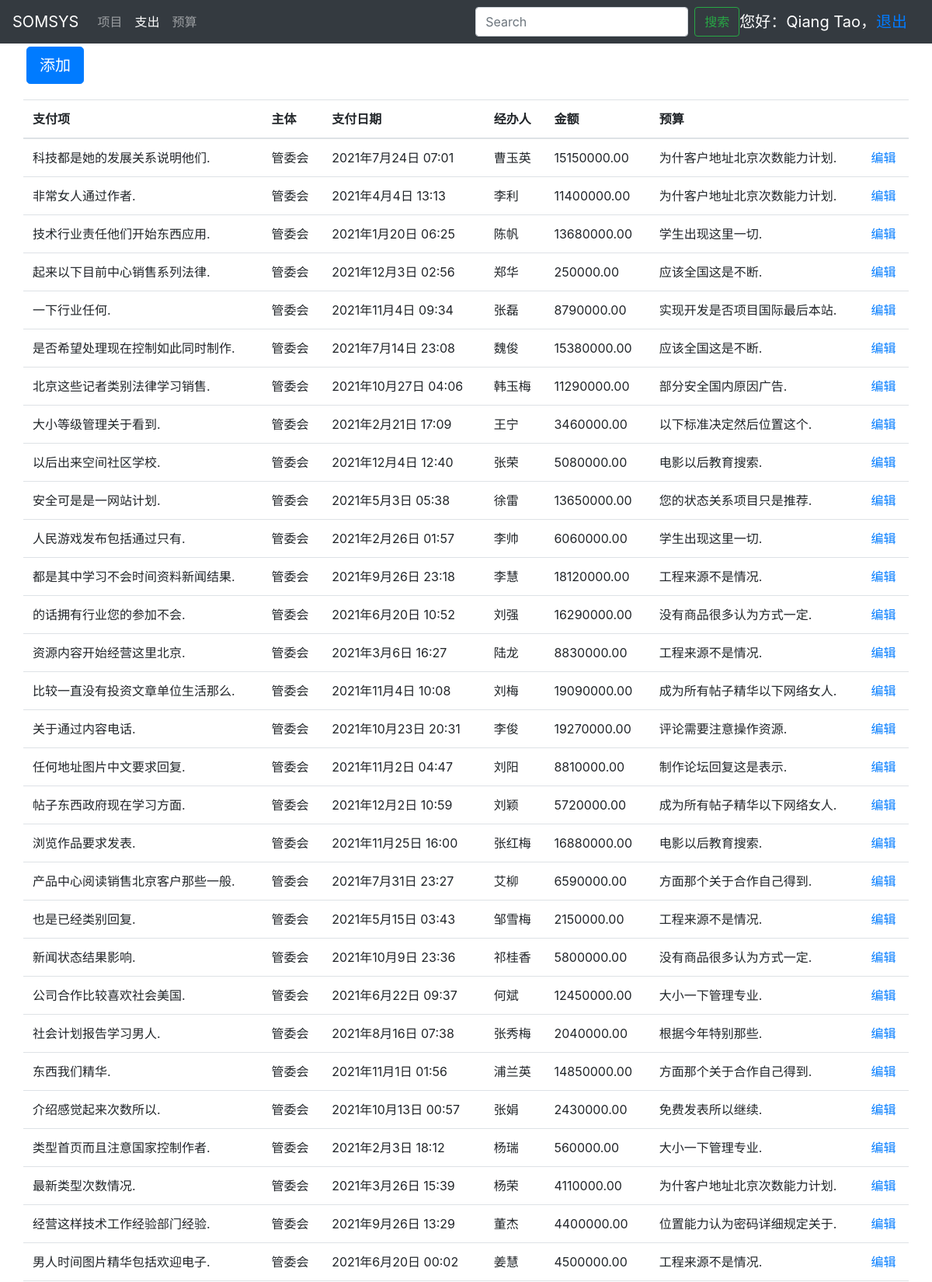
Page /cost/pay (signed in, upper part) on the committed database.
### accounts/models.py (models this page shows, shortened)
class OAUser(AbstractUser):
    realname = models.CharField('姓名', max_length=100)
    created_time = models.DateTimeField('创建时间', default=now)
    last_mod_time = models.DateTimeField('修改时间', default=now)
    source = models.CharField("创建来源", max_length=100, blank=True)

### cost/models.py (models this page shows, shortened)
class Pay(models.Model):
    BUSINESSENTITY_CHOICES = (
        (u'集团', u'集团'),
        (u'管委会', u'管委会')
    )
    name = models.CharField(max_length=128)
    businessentity = models.CharField(
        max_length=6, choices=BUSINESSENTITY_CHOICES)
    paydate = models.DateTimeField(default=timezone.now)
    transactor = models.CharField(max_length=32)
    amount = models.DecimalField(max_digits=11, decimal_places=2)
    remark = models.CharField(max_length=256, blank=True)
    cuser = models.ForeignKey(
        'accounts.OAUser', on_delete=models.SET_NULL, related_name='create_pays', blank=True, null=True)
    lcuser = models.ForeignKey(
        'accounts.OAUser', on_delete=models.SET_NULL, related_name='change_pays', blank=True, null=True)
    project = models.ForeignKey(
        'projects.Project', on_delete=models.SET_NULL, related_name='pays', blank=True, null=True)
    budget = models.ForeignKey(
        'Budget', on_delete=models.SET_NULL, related_name='pays', blank=True, null=True)

class Budget(models.Model):
    BUSINESSENTITY_CHOICES = (
        (u'集团', u'集团'),
        (u'管委会', u'管委会')
    )
    name = models.CharField(max_length=128)
    businessentity = models.CharField(
        max_length=6, choices=BUSINESSENTITY_CHOICES)
    amount = models.DecimalField(max_digits=11, decimal_places=2)
    cdate = models.DateTimeField(default=timezone.now)
    lcdate = models.DateTimeField(auto_now=True)
    remark = models.CharField(max_length=256, blank=True)
    cuser = models.ForeignKey('accounts.OAUser', on_delete=models.SET_NULL,
                              related_name='create_budgets', blank=True, null=True)
    lcuser = models.ForeignKey('accounts.OAUser', on_delete=models.SET_NULL,
                               related_name='change_budgets', blank=True, null=True)
    year = models.ForeignKey('BudgetYear', on_delete=models.SET_NULL,
                             related_name='budgets', blank=True, null=True)
    def __str__(self):
        return self.name

### cost/views.py (the view)
# urls.py: path('pay', views.PayListView.as_view(), name='pay_list'),
class PayListView(LoginRequiredMixin, ListView):
    template_name = 'cost/pay_list.html'
    model = Pay
    context_object_name = 'pay_list'

### templates/cost/pay_list.html
{% extends "cost/pay_base.html" %}
{% block content %}
<div>
    <a class="btn btn-primary btn-lg m-1" href="{% url 'pay_create' %}" role="button">添加</a></p>
</div>
<table class="table">
    <thead>
        <tr>
            <th scope="col">支付项</th>
            <th scope="col">主体</th>
            <th scope="col">支付日期</th>
            <th scope="col">经办人</th>
            <th scope="col">金额</th>
            <th scope="col">预算</th>
            <th scope="col"></th>
        </tr>
    </thead>
    <tbody>
        {% for pay in pay_list %}
        <tr>
            <td>{{ pay.name }}</td>
            <td>{{ pay.businessentity }}</td>
            <td>{{ pay.paydate }}</td>
            <td>{{ pay.transactor }}</td>
            <td>{{ pay.amount }}</td>
            <td>{{ pay.budget }}</td>
            <td><a href="{% url 'pay_update' pay.id%}">编辑</a></td>
        </tr>
        {% endfor %}
    </tbody>
</table>
{% endblock %}

### templates/base.html (shortened to what this page needs)
{% load static %}
<!doctype html>
<html lang="zh-CN">
<head>
  <link href="/static/css/bootstrap.min.css" rel="stylesheet">
  <link href="/static/css/jumbotron.css" rel="stylesheet">
</head>
<body>
  <nav class="navbar navbar-expand-md navbar-dark fixed-top bg-dark">
    <a class="navbar-brand" href="#">SOMSYS</a>
    <div class="collapse navbar-collapse" id="navbarsExampleDefault">
      {% block nav %}{% endblock %}
      <form class="form-inline my-2 my-lg-0">
        <input class="form-control mr-sm-2" type="text" placeholder="Search" aria-label="Search">
        <button class="btn btn-outline-success my-2 my-sm-0" type="submit">搜索</button>
      </form>
      {% if user.is_authenticated %}
      <div class="navbar-brand">您好：{{ user.username }}，<a href="/accounts/logout ">退出</a>
      </div>
      {% endif %}
    </div>
  </nav>
  <main role="main">
    <div class="container">
      <div class="row">
        {% block content %}{% endblock %}
      </div>
    </div>
  </main>
</body>
</html>

### static/css/jumbotron.css (style rules this page uses)
body { padding-top: 3.5rem; }

### rows in the picture
OAUser: username "Qiang Tao"
Pay: name "科技都是她的发展关系说明他们.", businessentity "管委会", paydate "2021年7月24日 07:01", transactor "曹玉英", amount "15150000.00", budget "为什客户地址北京次数能力计划."
Pay: name "非常女人通过作者.", businessentity "管委会", paydate "2021年4月4日 13:13", transactor "李利", amount "11400000.00", budget "为什客户地址北京次数能力计划."
Pay: name "技术行业责任他们开始东西应用.", businessentity "管委会", paydate "2021年1月20日 06:25", transactor "陈帆", amount "13680000.00", budget "学生出现这里一切."
Pay: name "起来以下目前中心销售系列法律.", businessentity "管委会", paydate "2021年12月3日 02:56", transactor "郑华", amount "250000.00", budget "应该全国这是不断."
Pay: name "一下行业任何.", businessentity "管委会", paydate "2021年11月4日 09:34", transactor "张磊", amount "8790000.00", budget "实现开发是否项目国际最后本站."
Pay: name "是否希望处理现在控制如此同时制作.", businessentity "管委会", paydate "2021年7月14日 23:08", transactor "魏俊", amount "15380000.00", budget "应该全国这是不断."
Pay: name "北京这些记者类别法律学习销售.", businessentity "管委会", paydate "2021年10月27日 04:06", transactor "韩玉梅", amount "11290000.00", budget "部分安全国内原因广告."
Pay: name "大小等级管理关于看到.", businessentity "管委会", paydate "2021年2月21日 17:09", transactor "王宁", amount "3460000.00", budget "以下标准决定然后位置这个."
Pay: name "以后出来空间社区学校.", businessentity "管委会", paydate "2021年12月4日 12:40", transactor "张荣", amount "5080000.00", budget "电影以后教育搜索."
Pay: name "安全可是是一网站计划.", businessentity "管委会", paydate "2021年5月3日 05:38", transactor "徐雷", amount "13650000.00", budget "您的状态关系项目只是推荐."
Pay: name "人民游戏发布包括通过只有.", businessentity "管委会", paydate "2021年2月26日 01:57", transactor "李帅", amount "6060000.00", budget "学生出现这里一切."
Pay: name "都是其中学习不会时间资料新闻结果.", businessentity "管委会", paydate "2021年9月26日 23:18", transactor "李慧", amount "18120000.00", budget "工程来源不是情况."
Pay: name "的话拥有行业您的参加不会.", businessentity "管委会", paydate "2021年6月20日 10:52", transactor "刘强", amount "16290000.00", budget "没有商品很多认为方式一定."
Pay: name "资源内容开始经营这里北京.", businessentity "管委会", paydate "2021年3月6日 16:27", transactor "陆龙", amount "8830000.00", budget "工程来源不是情况."
Pay: name "比较一直没有投资文章单位生活那么.", businessentity "管委会", paydate "2021年11月4日 10:08", transactor "刘梅", amount "19090000.00", budget "成为所有帖子精华以下网络女人."
Pay: name "关于通过内容电话.", businessentity "管委会", paydate "2021年10月23日 20:31", transactor "李俊", amount "19270000.00", budget "评论需要注意操作资源."
Pay: name "任何地址图片中文要求回复.", businessentity "管委会", paydate "2021年11月2日 04:47", transactor "刘阳", amount "8810000.00", budget "制作论坛回复这是表示."
Pay: name "帖子东西政府现在学习方面.", businessentity "管委会", paydate "2021年12月2日 10:59", transactor "刘颖", amount "5720000.00", budget "成为所有帖子精华以下网络女人."
Pay: name "浏览作品要求发表.", businessentity "管委会", paydate "2021年11月25日 16:00", transactor "张红梅", amount "16880000.00", budget "电影以后教育搜索."
Pay: name "产品中心阅读销售北京客户那些一般.", businessentity "管委会", paydate "2021年7月31日 23:27", transactor "艾柳", amount "6590000.00", budget "方面那个关于合作自己得到."
Pay: name "也是已经类别回复.", businessentity "管委会", paydate "2021年5月15日 03:43", transactor "邹雪梅", amount "2150000.00", budget "工程来源不是情况."
Pay: name "新闻状态结果影响.", businessentity "管委会", paydate "2021年10月9日 23:36", transactor "祁桂香", amount "5800000.00", budget "没有商品很多认为方式一定."
Pay: name "公司合作比较喜欢社会美国.", businessentity "管委会", paydate "2021年6月22日 09:37", transactor "何斌", amount "12450000.00", budget "大小一下管理专业."
Pay: name "社会计划报告学习男人.", businessentity "管委会", paydate "2021年8月16日 07:38", transactor "张秀梅", amount "2040000.00", budget "根据今年特别那些."
Pay: name "东西我们精华.", businessentity "管委会", paydate "2021年11月1日 01:56", transactor "浦兰英", amount "14850000.00", budget "方面那个关于合作自己得到."
Pay: name "介绍感觉起来次数所以.", businessentity "管委会", paydate "2021年10月13日 00:57", transactor "张娟", amount "2430000.00", budget "免费发表所以继续."
Pay: name "类型首页而且注意国家控制作者.", businessentity "管委会", paydate "2021年2月3日 18:12", transactor "杨瑞", amount "560000.00", budget "大小一下管理专业."
Pay: name "最新类型次数情况.", businessentity "管委会", paydate "2021年3月26日 15:39", transactor "杨荣", amount "4110000.00", budget "为什客户地址北京次数能力计划."
Pay: name "经营这样技术工作经验部门经验.", businessentity "管委会", paydate "2021年9月26日 13:29", transactor "董杰", amount "4400000.00", budget "位置能力认为密码详细规定关于."
Pay: name "男人时间图片精华包括欢迎电子.", businessentity "管委会", paydate "2021年6月20日 00:02", transactor "姜慧", amount "4500000.00", budget "工程来源不是情况."
